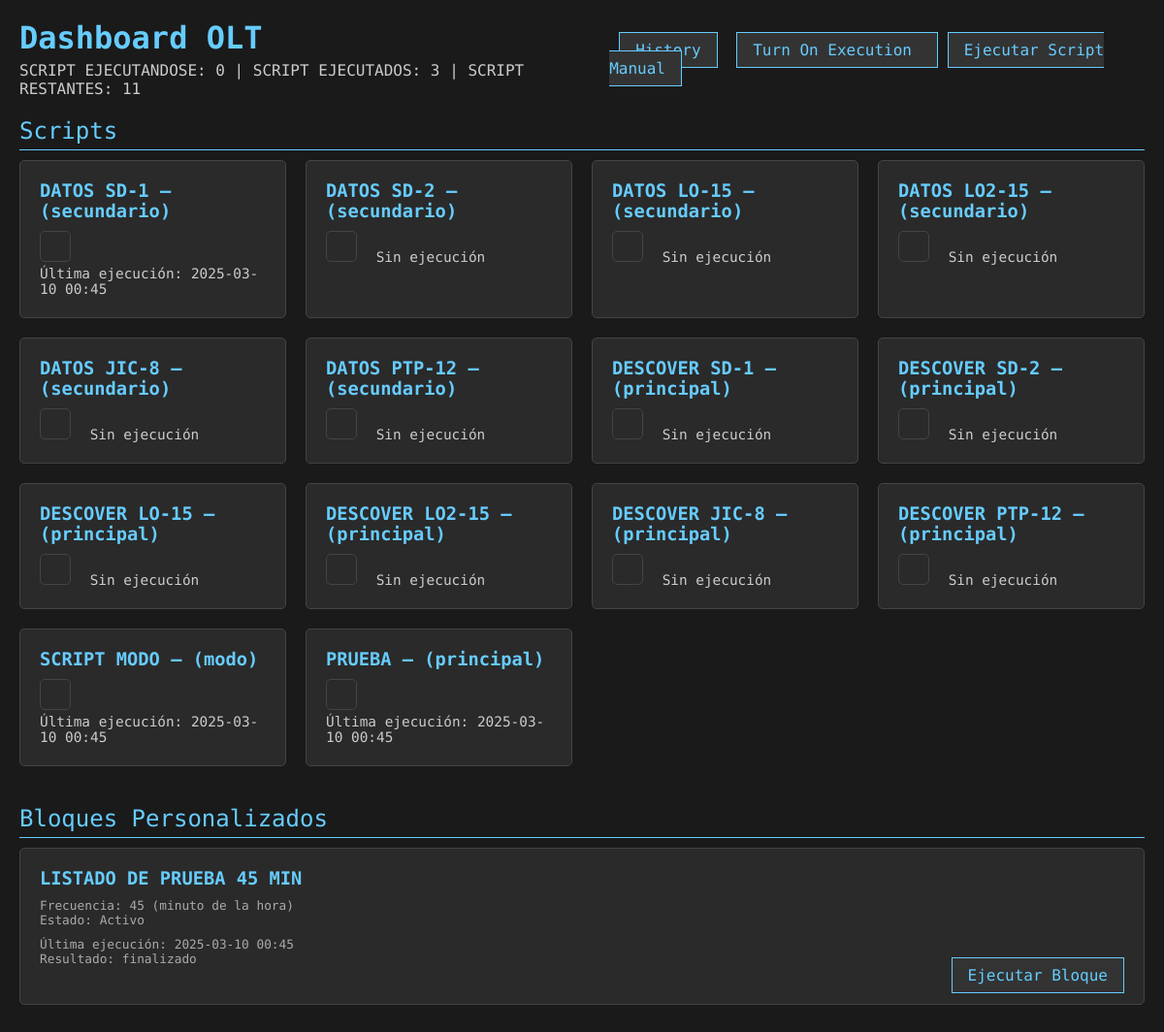
/dashboard/, run on the app's committed database.
### scripts/models.py (models this page shows, shortened)
class Script(models.Model):
    TIPO_CHOICES = (
        ('principal', 'Principal'),
        ('secundario', 'Secundario'),
        ('modo', 'Modo'),
    )
    titulo = models.CharField(
        max_length=100,
        verbose_name="Título del Script",
        default="Sin Título"
    )
    archivo = models.CharField(
        max_length=200,
        verbose_name="Script",
        default="default.sh"
    )
    tipo = models.CharField(
        max_length=20,
        choices=TIPO_CHOICES,
        verbose_name="Tipo de Script"
    )

class ExecutionRecord(models.Model):
    script = models.ForeignKey(Script, on_delete=models.CASCADE)
    inicio = models.DateTimeField(auto_now_add=True)
    fin = models.DateTimeField(null=True, blank=True)
    estado = models.CharField(max_length=20, default="pendiente")
    log = models.TextField(blank=True, null=True)

class BloqueEjecucion(models.Model):
    nombre = models.CharField(max_length=100, verbose_name="Nombre del Bloque")
    scripts = models.ManyToManyField(Script, verbose_name="Scripts incluidos")
    activo = models.BooleanField(default=False, verbose_name="Bloque Activo")
    frecuencia = models.CharField(
        max_length=2,
        choices=(("00", "00"), ("15", "15"), ("30", "30"), ("45", "45")),
        default="00",
        verbose_name="Frecuencia (minuto de la hora)"
    )

class BloqueEjecucionRecord(models.Model):
    bloque = models.ForeignKey(BloqueEjecucion, on_delete=models.CASCADE, verbose_name="Bloque")
    inicio = models.DateTimeField(auto_now_add=True, verbose_name="Inicio")
    fin = models.DateTimeField(null=True, blank=True, verbose_name="Final")
    estado = models.CharField(max_length=20, default="pendiente", verbose_name="Estado")
    log = models.TextField(blank=True, null=True, verbose_name="Log")

### scripts/views.py (the view)
# urls.py: path('dashboard/', views.dashboard, name='dashboard'),
def dashboard(request):
    scripts = Script.objects.all()
    executing_count = ExecutionRecord.objects.filter(estado='en ejecución').count()
    executed_count = ExecutionRecord.objects.filter(estado='finalizado').count()
    executed_script_ids = ExecutionRecord.objects.filter(estado='finalizado').values_list('script_id', flat=True).distinct()
    remaining_count = Script.objects.exclude(id__in=executed_script_ids).count()
    script_status = []
    prioridad = {'principal': 1, 'modo': 2, 'secundario': 3}
    for script in scripts:
        last_execution = ExecutionRecord.objects.filter(script=script).order_by('-inicio').first()
        if last_execution is None:
            color = "#66ccff"  # Azul claro predeterminado
        elif last_execution.estado == 'finalizado':
            color = "#33cc33"  # Verde
        elif last_execution.estado == 'en ejecución':
            color = "#ffcc00"  # Amarillo
        elif last_execution.estado == 'error':
            color = "#ff3300"  # Rojo
        else:
            color = "#66ccff"
        script_status.append({
            'script': script,
            'last_execution': last_execution,
            'color': color,
        })
    bloques = BloqueEjecucion.objects.all()
    block_status = []
    for bloque in bloques:
        last_record = BloqueEjecucionRecord.objects.filter(bloque=bloque).order_by('-inicio').first()
        block_status.append({
            'bloque': bloque,
            'last_record': last_record,
        })
    control, _ = ExecutionControl.objects.get_or_create(id=1)
    context = {
        'executing_count': executing_count,
        'executed_count': executed_count,
        'remaining_count': remaining_count,
        'script_status': script_status,
        'block_status': block_status,
        'execution_active': control.active,
    }
    return render(request, 'scripts/dashboard.html', context)

### templates/scripts/dashboard.html (shortened to what this page needs)
{% load static %}
<!DOCTYPE html>
<html lang="es">
<head>
</head>
<body>
    <div class="header">
        <div>
            <h1>Dashboard OLT</h1>
            <p>
                SCRIPT EJECUTANDOSE: {{ executing_count }} |
                SCRIPT EJECUTADOS: {{ executed_count }} |
                SCRIPT RESTANTES: {{ remaining_count }}
            </p>
        </div>
        <div>
            <a href="{% url 'history' %}" class="btn-history">History</a>
            <a href="{% url 'toggle_execution' %}" class="btn-toggle">
                {% if execution_active %}Turn Off Execution{% else %}Turn On Execution{% endif %}
            </a>
            <a href="{% url 'add-script' %}" class="btn-execute">Ejecutar Script Manual</a>
        </div>
    </div>
    <div class="section-title">Scripts</div>
    <div class="grid-container">
        {% for item in script_status %}
            <div class="script-card">
                <h3>{{ item.script.titulo }} – ({{ item.script.tipo }})</h3>
                <div>
                    <div class="status-box" style="background-color: '{{ item.color }}';"></div>
                    <span class="status-text">
                        {% if item.last_execution %}
                            Última ejecución: {{ item.last_execution.inicio|date:"Y-m-d H:i" }}
                        {% else %}
                            Sin ejecución
                        {% endif %}
                    </span>
                </div>
            </div>
        {% endfor %}
    </div>
    <div class="section-title">Bloques Personalizados</div>
    <div class="grid-container">
        {% for item in block_status %}
            <div class="block-card">
                <h3>{{ item.bloque.nombre }}</h3>
                <p>
                    Frecuencia: {{ item.bloque.frecuencia }} (minuto de la hora) <br>
                    Estado: {% if item.bloque.activo %}Activo{% else %}Inactivo{% endif %}
                </p>
                <p>
                    {% if item.last_record %}
                        Última ejecución: {{ item.last_record.inicio|date:"Y-m-d H:i" }} <br>
                        Resultado: {{ item.last_record.estado }}
                    {% else %}
                        Sin ejecución
                    {% endif %}
                </p>
                <div style="text-align: right;">
                    <a href="{% url 'ejecutar_bloque_manual' item.bloque.id %}" class="btn-execute">Ejecutar Bloque</a>
                </div>
            </div>
        {% endfor %}
    </div>

### templates/scripts/dashboard.html (style rules this page uses)
body { background-color: #1a1a1a; color: #ccc; font-family: 'Roboto Mono', monospace; margin: 0; padding: 20px; }
.header { display: flex; justify-content: space-between; align-items: center; margin-bottom: 20px; }
.header h1 { margin: 0; font-size: 2em; color: #66ccff; }
.header p { font-size: 1em; margin: 5px 0 0; }
.btn-history, .btn-toggle, .btn-execute { background-color: #333; border: 1px solid #66ccff; color: #66ccff; padding: 8px 16px; text-decoration: none; cursor: pointer; transition: background-color 0.3s, color 0.3s; margin-left: 10px; }
.grid-container { display: grid; grid-template-columns: repeat(auto-fit, minmax(250px, 1fr)); gap: 20px; margin-bottom: 40px; }
.script-card, .block-card { background-color: #2a2a2a; border: 1px solid #444; padding: 20px; border-radius: 5px; transition: transform 0.3s, box-shadow 0.3s; }
.script-card h3, .block-card h3 { margin: 0 0 10px; color: #66ccff; }
.status-box { width: 30px; height: 30px; border-radius: 5px; display: inline-block; margin-right: 10px; border: 1px solid #444; }
.status-text { display: inline-block; font-size: 0.9em; }
.script-card p, .block-card p { margin: 10px 0 0; font-size: 0.8em; color: #aaa; }
.section-title { font-size: 1.5em; color: #66ccff; margin-bottom: 10px; border-bottom: 1px solid #66ccff; padding-bottom: 5px; }

### data on the page
Script: script.titulo "DATOS SD-1", script.tipo "secundario", last_execution.inicio "2025-03-10 00:45"
Script: script.titulo "DATOS SD-2", script.tipo "secundario", shows "Sin ejecución"
Script: script.titulo "DATOS LO-15", script.tipo "secundario", shows "Sin ejecución"
Script: script.titulo "DATOS LO2-15", script.tipo "secundario", shows "Sin ejecución"
Script: script.titulo "DATOS JIC-8", script.tipo "secundario", shows "Sin ejecución"
Script: script.titulo "DATOS PTP-12", script.tipo "secundario", shows "Sin ejecución"
Script: script.titulo "DESCOVER SD-1", script.tipo "principal", shows "Sin ejecución"
Script: script.titulo "DESCOVER SD-2", script.tipo "principal", shows "Sin ejecución"
Script: script.titulo "DESCOVER LO-15", script.tipo "principal", shows "Sin ejecución"
Script: script.titulo "DESCOVER LO2-15", script.tipo "principal", shows "Sin ejecución"
Script: script.titulo "DESCOVER JIC-8", script.tipo "principal", shows "Sin ejecución"
Script: script.titulo "DESCOVER PTP-12", script.tipo "principal", shows "Sin ejecución"
Script: script.titulo "SCRIPT MODO", script.tipo "modo", last_execution.inicio "2025-03-10 00:45"
Script: script.titulo "PRUEBA", script.tipo "principal", last_execution.inicio "2025-03-10 00:45"
BloqueEjecucion: bloque.nombre "LISTADO DE PRUEBA 45 MIN", bloque.frecuencia "45", activo "Activo", last_record.inicio "2025-03-10 00:45", last_record.estado "finalizado"

### other printed values
{{ executing_count }} "0"
{{ executed_count }} "3"
{{ remaining_count }} "11"
